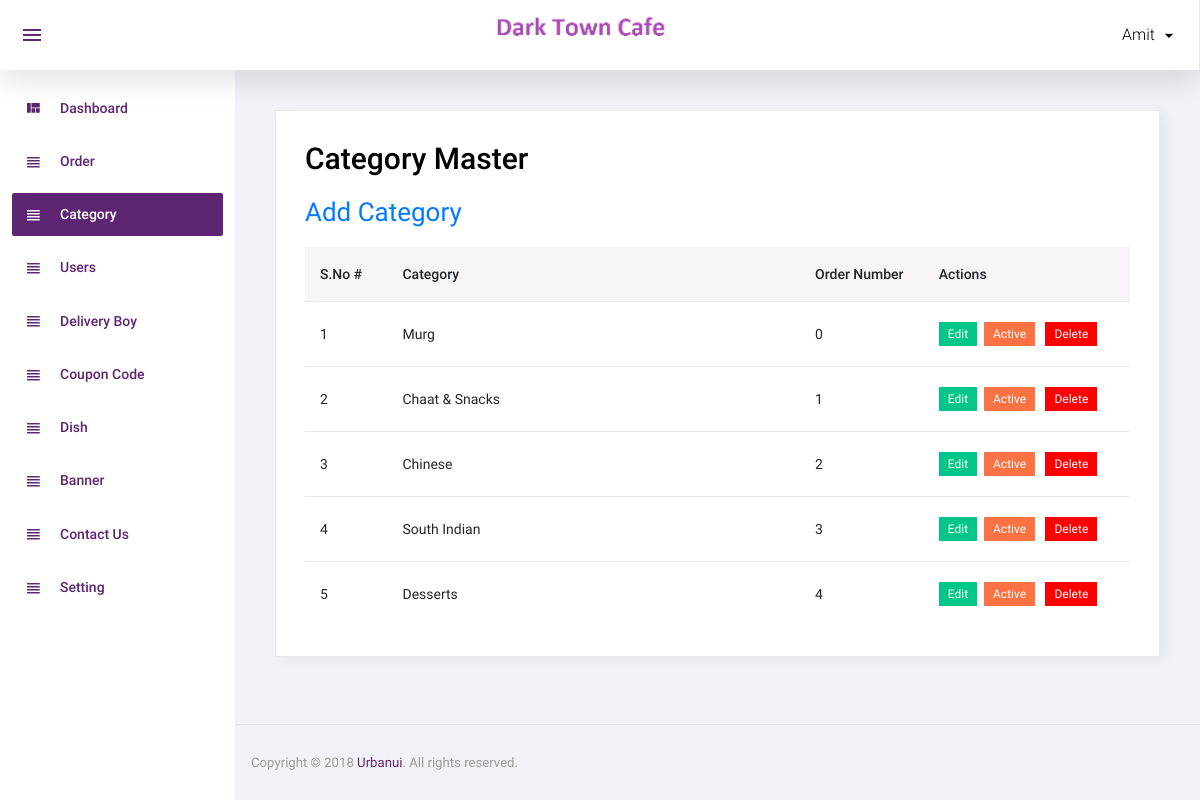
Page /admin/category.php (signed in) on the earlier database version.
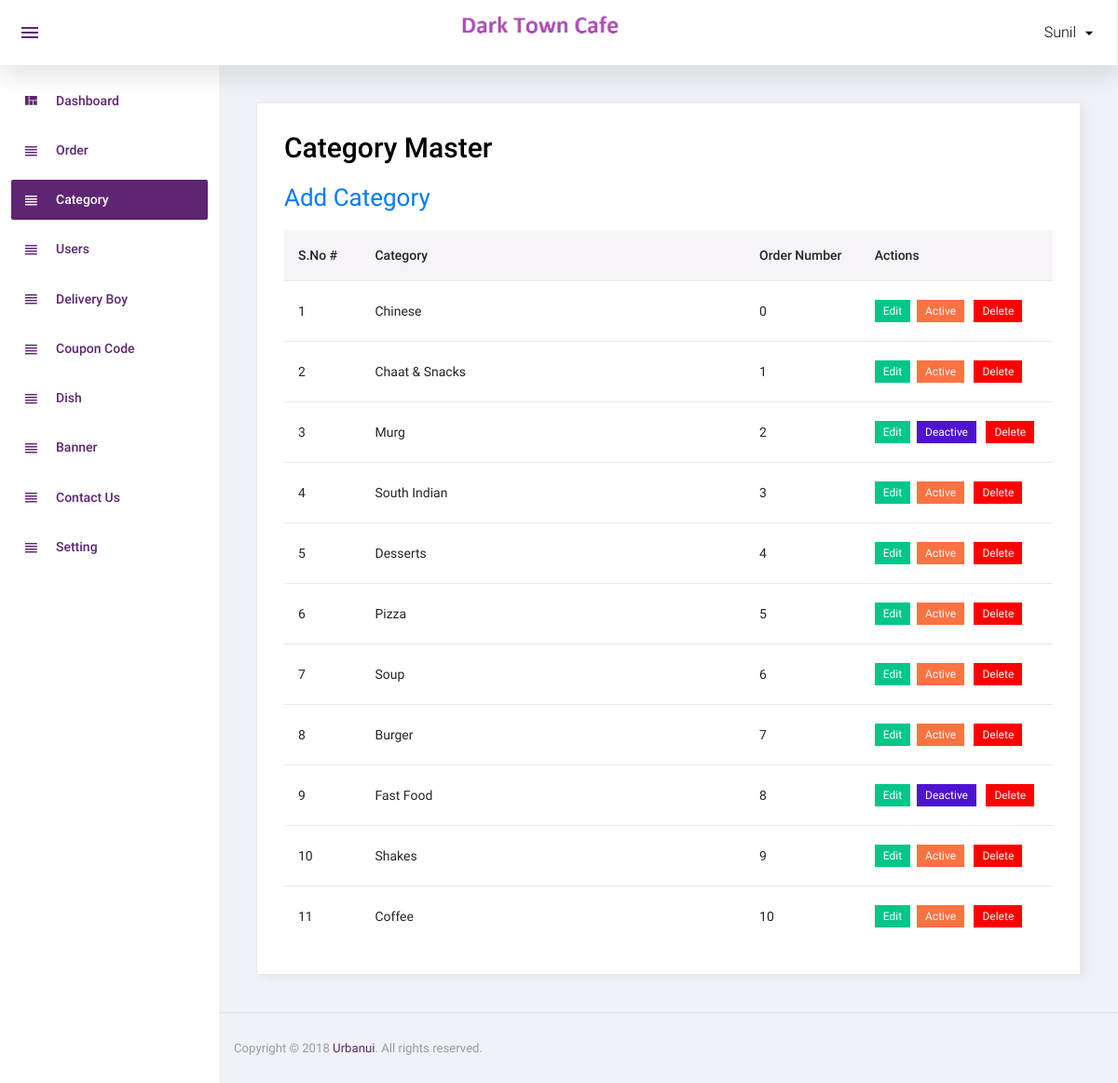
Same page on the later database version.
### tables this page shows
CREATE TABLE `category` (
  `id` int(11) NOT NULL,
  `category` varchar(50) NOT NULL,
  `order_number` int(11) NOT NULL,
  `status` int(11) NOT NULL,
  `added_on` datetime NOT NULL
);

### admin/category.php (the view, shortened to what this page needs)
<?php
include('top.php');
$sql="select * from category order by order_number";
$res=mysqli_query($con,$sql);
?>
  <div class="card">
            <div class="card-body">
              <h1 class="grid_title">Category Master</h1>
			  <a href="manage_category.php" class="add_link">Add Category</a>
              <div class="row grid_box">
                <div class="col-12">
                  <div class="table-responsive">
                    <table id="order-listing" class="table">
                      <thead>
                        <tr>
                            <th width="10%">S.No #</th>
                            <th width="50%">Category</th>
                            <th width="15%">Order Number</th>
                            <th width="25%">Actions</th>
                        </tr>
                      </thead>
                      <tbody>
                        <?php if(mysqli_num_rows($res)>0){
						$i=1;
						while($row=mysqli_fetch_assoc($res)){
						?>
						<tr>
                            <td><?php echo $i?></td>
                            <td><?php echo $row['category']?></td>
							<td><?php echo $row['order_number']?></td>
							<td>
								<a href="manage_category.php?id=<?php echo $row['id']?>"><label class="badge badge-success hand_cursor">Edit</label></a>&nbsp;
								<?php
								if($row['status']==1){
								?>
								<a href="?id=<?php echo $row['id']?>&type=deactive"><label class="badge badge-danger hand_cursor">Active</label></a>
								<?php
								}else{
								?>
								<a href="?id=<?php echo $row['id']?>&type=active"><label class="badge badge-info hand_cursor">Deactive</label></a>
								<?php
								}
								?>
								<a href="?id=<?php echo $row['id']?>&type=delete"><label class="badge badge-danger delete_red hand_cursor">Delete</label></a>
							</td>
                        </tr>
                        <?php
						$i++;
						} } else { ?>
						<tr>
							<td colspan="5">No data found</td>
						</tr>
						<?php } ?>
                      </tbody>
                    </table>
                  </div>
				</div>
              </div>
            </div>
          </div>
<?php include('footer.php');?>

### admin/top.php (shortened to what this page needs)
<!DOCTYPE html>
<html lang="en">
<head>
  <link rel="stylesheet" href="assets/css/materialdesignicons.min.css">
  <link rel="stylesheet" href="assets/css/vendor.bundle.base.css">
  <link rel="stylesheet" href="assets/css/dataTables.bootstrap4.css">
  <link rel="stylesheet" href="assets/css/bootstrap-datepicker.min.css">
  <link rel="stylesheet" href="assets/css/style.css">
</head>
<body class="sidebar-light">
  <div class="container-scroller">
    <nav class="navbar col-lg-12 col-12 p-0 fixed-top d-flex flex-row">
      <div class="navbar-menu-wrapper d-flex align-items-stretch justify-content-between">
        <ul class="navbar-nav mr-lg-2 d-none d-lg-flex">
          <li class="nav-item nav-toggler-item">
            <button class="navbar-toggler align-self-center" type="button" data-toggle="minimize">
              <span class="mdi mdi-menu"></span>
            </button>
          </li>
        </ul>
        <div class="text-center navbar-brand-wrapper d-flex align-items-center justify-content-center">
          <a class="navbar-brand brand-logo" href="index.php"><img src="assets/images/logo1.png" alt="logo"/></a>
        </div>
        <ul class="navbar-nav navbar-nav-right">
          <li class="nav-item nav-profile dropdown">
            <a class="nav-link dropdown-toggle" href="#" data-toggle="dropdown" id="profileDropdown">
              <span class="nav-profile-name"><?php echo $_SESSION['ADMIN_USER']?></span>
            </a>
          </li>
        </ul>
      </div>
    </nav>
    <div class="container-fluid page-body-wrapper">
      <nav class="sidebar sidebar-offcanvas" id="sidebar">
        <ul class="nav">
          <li class="nav-item">
            <a class="nav-link" href="index.php">
              <i class="mdi mdi-view-quilt menu-icon"></i>
              <span class="menu-title">Dashboard</span>
            </a>
          </li>
		  <li class="nav-item">
            <a class="nav-link" href="order.php">
              <i class="mdi mdi-view-headline menu-icon"></i>
              <span class="menu-title">Order</span>
            </a>
          </li>
          <li class="nav-item">
            <a class="nav-link" href="category.php">
              <i class="mdi mdi-view-headline menu-icon"></i>
              <span class="menu-title">Category</span>
            </a>
          </li>
		  <li class="nav-item">
            <a class="nav-link" href="user.php">
              <i class="mdi mdi-view-headline menu-icon "></i>
              <span class="menu-title">Users</span>
            </a>
          </li>
		  <li class="nav-item">
            <a class="nav-link" href="delivery_boy.php">
              <i class="mdi mdi-view-headline menu-icon"></i>
              <span class="menu-title">Delivery Boy</span>
            </a>
          </li>
		   <li class="nav-item">
            <a class="nav-link" href="coupon_code.php">
              <i class="mdi mdi-view-headline menu-icon"></i>
              <span class="menu-title">Coupon Code</span>
            </a>
          </li>
		  <li class="nav-item">
            <a class="nav-link" href="dish.php">
              <i class="mdi mdi-view-headline menu-icon"></i>
              <span class="menu-title">Dish</span>
            </a>
          </li>
		  <li class="nav-item">
            <a class="nav-link" href="banner.php">
              <i class="mdi mdi-view-headline menu-icon"></i>
              <span class="menu-title">Banner</span>
            </a>
          </li>
		  <li class="nav-item">
            <a class="nav-link" href="contact_us.php">
              <i class="mdi mdi-view-headline menu-icon"></i>
              <span class="menu-title">Contact Us</span>
            </a>
          </li>
		  <li class="nav-item">
            <a class="nav-link" href="setting.php">
              <i class="mdi mdi-view-headline menu-icon"></i>
              <span class="menu-title">Setting</span>
            </a>
          </li>
        </ul>
      </nav>
      <div class="main-panel">
        <div class="content-wrapper">

### admin/footer.php (shortened to what this page needs)
</div>
        <footer class="footer">
          <div class="d-sm-flex justify-content-center justify-content-sm-between">
            <span class="text-muted text-center text-sm-left d-block d-sm-inline-block">Copyright © 2018 <a href="https://www.urbanui.com/" target="_blank">Urbanui</a>. All rights reserved.</span>
          </div>
        </footer>
      </div>
    </div>
  </div>
</body>
</html>

Differences in the rows shown:
changed category "Chinese": order_number "2" → "0"; moves up the list
shown differently, row unchanged: category "Chaat & Snacks": moves down the list
changed category "Murg": order_number "0" → "2"; status "Active" → "Deactive"
added category: category "Pizza", order_number "5"
added category: category "Soup", order_number "6"
added category: category "Burger", order_number "7"
added category: category "Fast Food", order_number "8"
added category: category "Shakes", order_number "9"
added category: category "Coffee", order_number "10"
Other differences:
$_SESSION['ADMIN_USER']: "Amit" → "Sunil"
